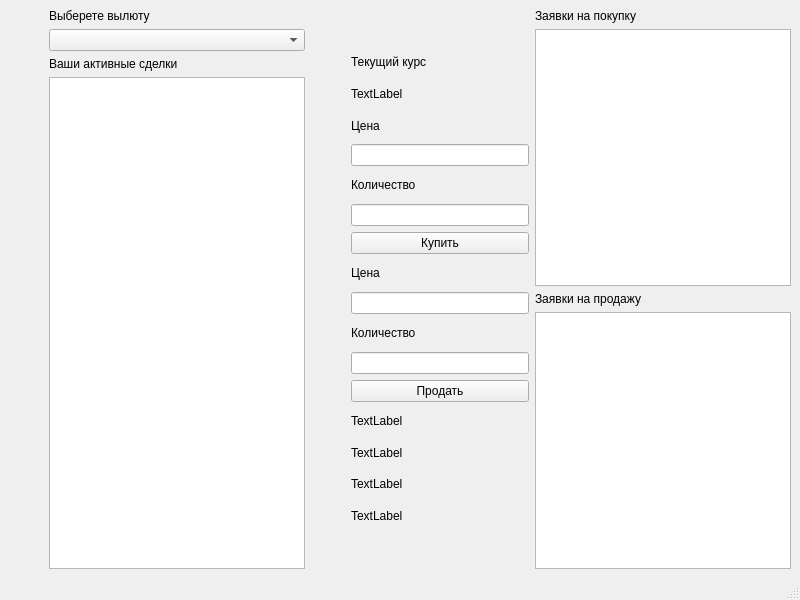
<?xml version="1.0" encoding="UTF-8"?>
<ui version="4.0">
 <class>MainWindow</class>
 <widget class="QMainWindow" name="MainWindow">
  <property name="geometry">
   <rect>
    <x>0</x>
    <y>0</y>
    <width>800</width>
    <height>600</height>
   </rect>
  </property>
  <property name="windowTitle">
   <string>MainWindow</string>
  </property>
  <widget class="QWidget" name="centralwidget">
   <layout class="QGridLayout" name="gridLayout">
    <item row="0" column="1">
     <layout class="QVBoxLayout" name="verticalLayout">
      <property name="topMargin">
       <number>40</number>
      </property>
      <property name="bottomMargin">
       <number>40</number>
      </property>
      <item>
       <widget class="QLabel" name="label_9">
        <property name="text">
         <string>Текущий курс</string>
        </property>
       </widget>
      </item>
      <item>
       <widget class="QLabel" name="lbCurrCourse">
        <property name="text">
         <string>TextLabel</string>
        </property>
       </widget>
      </item>
      <item>
       <widget class="QLabel" name="label_6">
        <property name="text">
         <string>Цена</string>
        </property>
       </widget>
      </item>
      <item>
       <widget class="QLineEdit" name="lineBuyPrice">
        <property name="minimumSize">
         <size>
          <width>1</width>
          <height>0</height>
         </size>
        </property>
       </widget>
      </item>
      <item>
       <widget class="QLabel" name="label_4">
        <property name="text">
         <string>Количество</string>
        </property>
       </widget>
      </item>
      <item>
       <widget class="QLineEdit" name="lineBuyAmount"/>
      </item>
      <item>
       <widget class="QPushButton" name="pbBuy">
        <property name="text">
         <string>Купить</string>
        </property>
       </widget>
      </item>
      <item>
       <widget class="QLabel" name="label_7">
        <property name="text">
         <string>Цена</string>
        </property>
       </widget>
      </item>
      <item>
       <widget class="QLineEdit" name="lineSellPrice"/>
      </item>
      <item>
       <widget class="QLabel" name="label_8">
        <property name="text">
         <string>Количество</string>
        </property>
       </widget>
      </item>
      <item>
       <widget class="QLineEdit" name="lineSellAmount"/>
      </item>
      <item>
       <widget class="QPushButton" name="pbSell">
        <property name="text">
         <string>Продать</string>
        </property>
       </widget>
      </item>
      <item>
       <widget class="QLabel" name="lbFirstCurrName">
        <property name="text">
         <string>TextLabel</string>
        </property>
       </widget>
      </item>
      <item>
       <widget class="QLabel" name="lbFirstCurrencyCount">
        <property name="text">
         <string>TextLabel</string>
        </property>
       </widget>
      </item>
      <item>
       <widget class="QLabel" name="lbSecondCurrencyName">
        <property name="text">
         <string>TextLabel</string>
        </property>
       </widget>
      </item>
      <item>
       <widget class="QLabel" name="lbSecondCurrencyCount">
        <property name="text">
         <string>TextLabel</string>
        </property>
       </widget>
      </item>
     </layout>
    </item>
    <item row="0" column="0">
     <layout class="QVBoxLayout" name="verticalLayout_3">
      <property name="leftMargin">
       <number>40</number>
      </property>
      <property name="rightMargin">
       <number>40</number>
      </property>
      <item>
       <widget class="QLabel" name="label_5">
        <property name="text">
         <string>Выберете вылюту</string>
        </property>
       </widget>
      </item>
      <item>
       <widget class="QComboBox" name="currencyComboBox"/>
      </item>
      <item>
       <widget class="QLabel" name="label">
        <property name="text">
         <string>Ваши активные сделки</string>
        </property>
       </widget>
      </item>
      <item>
       <widget class="QTextBrowser" name="tbActiveDeals"/>
      </item>
     </layout>
    </item>
    <item row="0" column="2">
     <layout class="QVBoxLayout" name="verticalLayout_2">
      <item>
       <widget class="QLabel" name="label_2">
        <property name="text">
         <string>Заявки на покупку</string>
        </property>
       </widget>
      </item>
      <item>
       <widget class="QTextBrowser" name="tbBuyOrders"/>
      </item>
      <item>
       <widget class="QLabel" name="label_3">
        <property name="text">
         <string>Заявки на продажу</string>
        </property>
       </widget>
      </item>
      <item>
       <widget class="QTextBrowser" name="tbSellOrders"/>
      </item>
     </layout>
    </item>
   </layout>
  </widget>
  <widget class="QMenuBar" name="menubar">
   <property name="geometry">
    <rect>
     <x>0</x>
     <y>0</y>
     <width>800</width>
     <height>21</height>
    </rect>
   </property>
  </widget>
  <widget class="QStatusBar" name="statusbar"/>
 </widget>
 <resources/>
 <connections/>
</ui>
